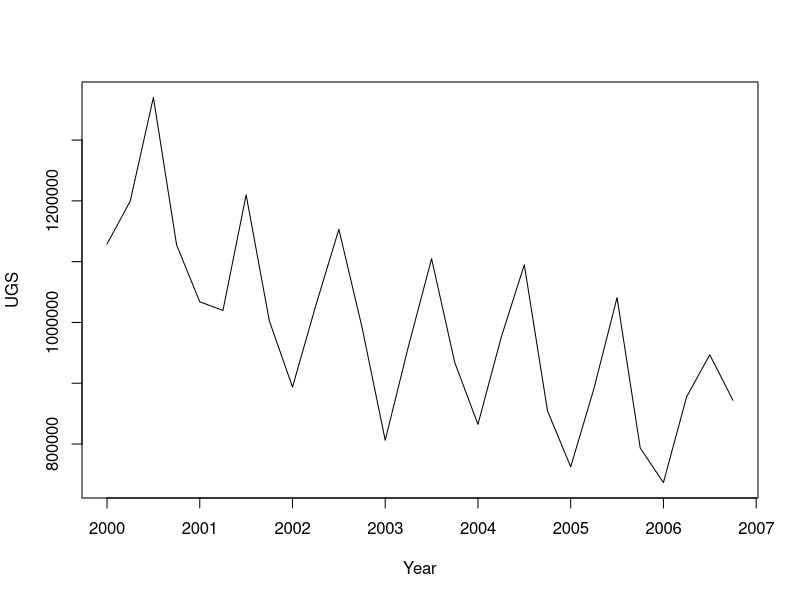
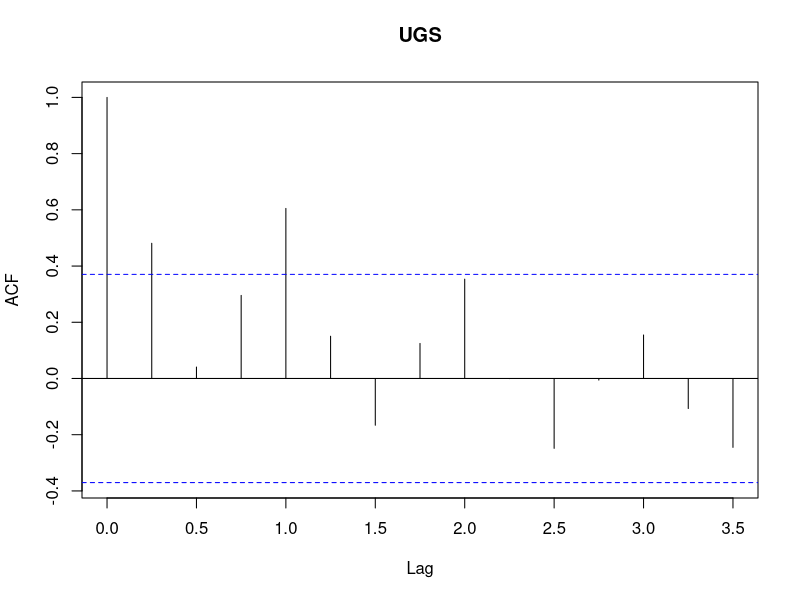
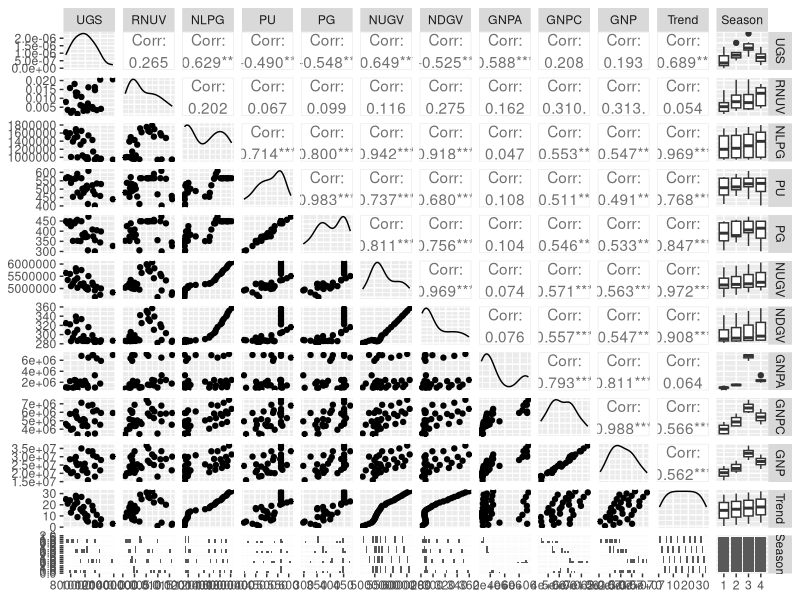
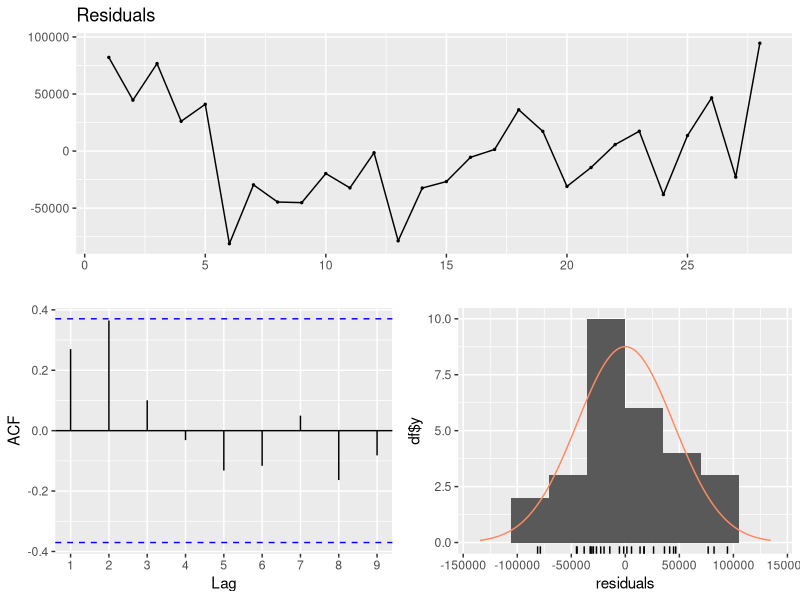
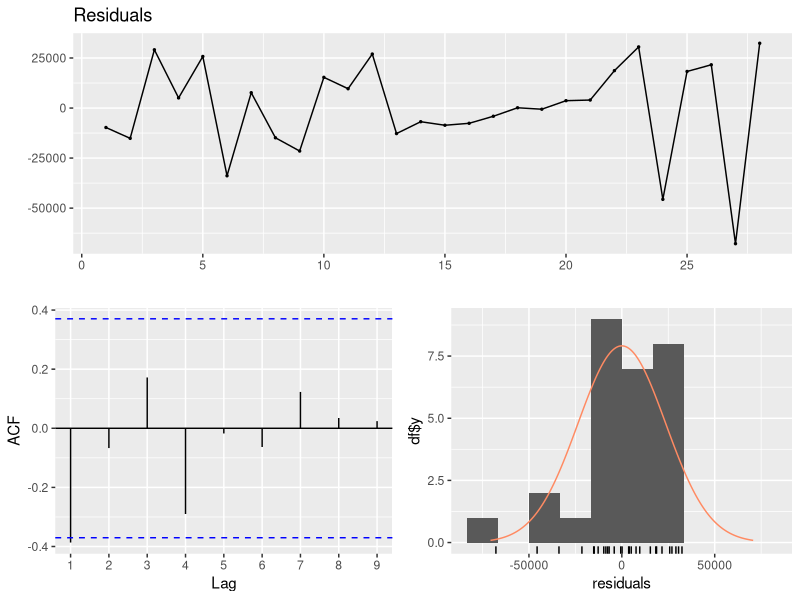
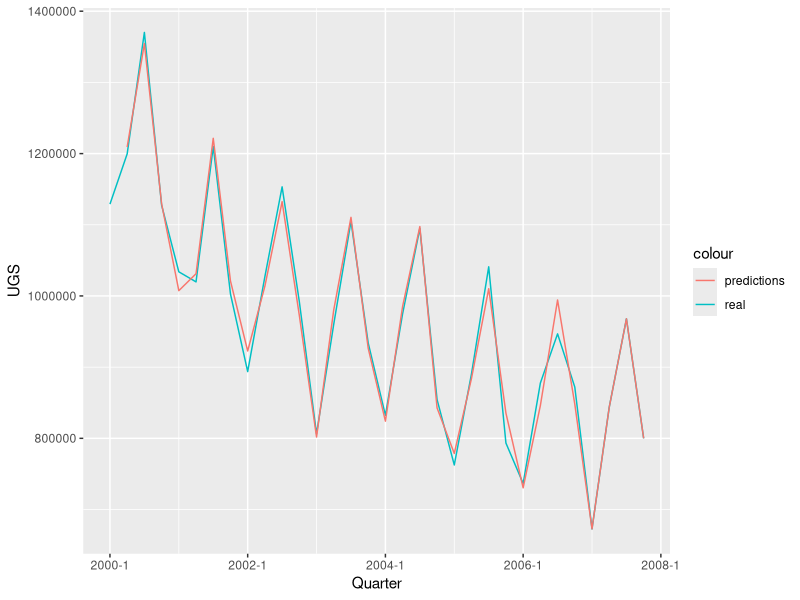
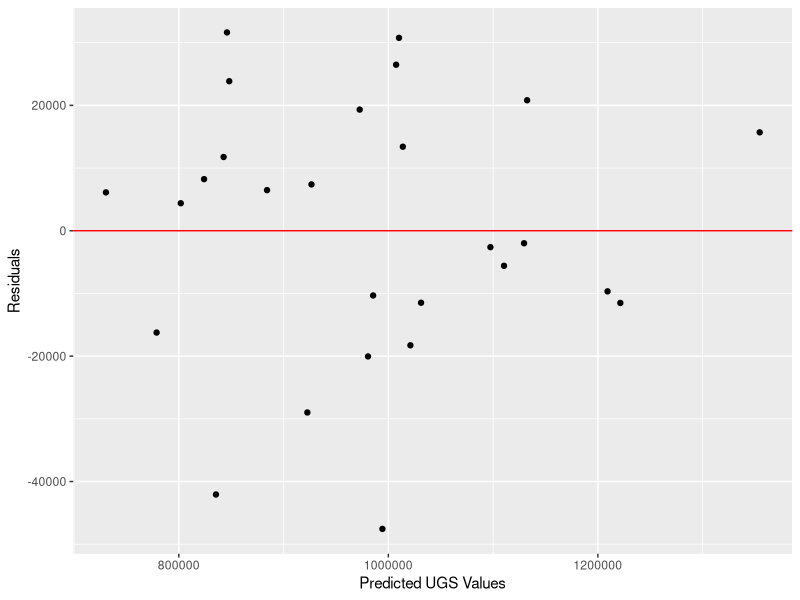
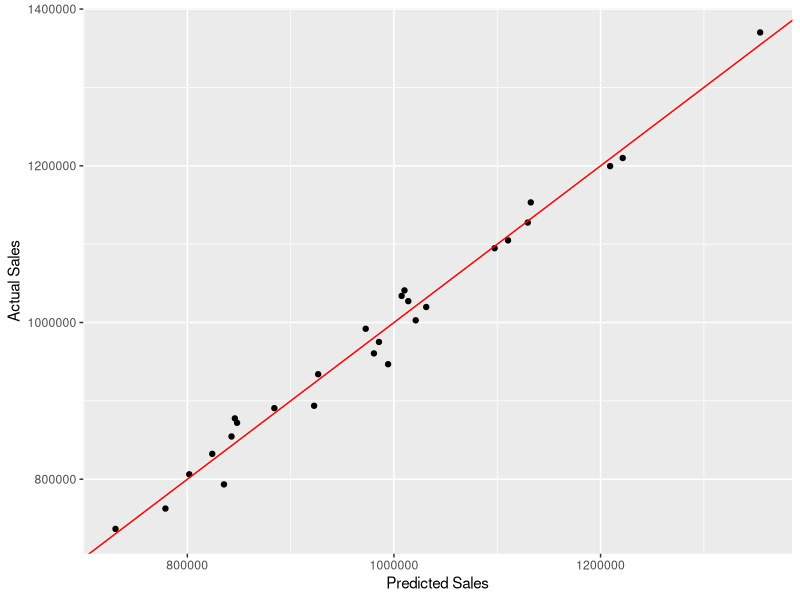

Write R code to recreate these figures, in order.
## ---- chunk 1
knitr::opts_chunk$set(  message     = FALSE,
	                    warning     = FALSE,
                        fig.align   = "center")
## ---- chunk 2

# Library imports

library(ggplot2)
library(GGally)
library(forecast)
library(tidyverse)
library(data.table)
library(zoo)

# Setting the working directory

setwd(getwd())

# Importing the data set

df          <- fread("Data.csv")

colnames(df)<- c("Quarter", "UGS", "RNUV", "NLPG", "PU", "PG",
                 "NUGV", "NDGV", "GNPA", "GNPC", "GNP")

df$Quarter  <- as.yearqtr(df$Quarter,format="%Y_Q%q")

df          <- df    %>%
    
    mutate(across(where(is.character),
                  str_remove_all,
                  pattern = fixed(" ")))    %>%
    
    mutate_if(is.character,as.numeric)
    
str(df)

## ---- chunk 3

UGStsr <- ts(df[,"UGS"][1:28],
             freq = 4,
             start = c(2000,1),
             end = c(2006,4))

ts.plot(UGStsr,
        xlab = "Year",
        ylab = "UGS")

## ---- chunk 4

acf(UGStsr)

## ---- chunk 5

# Inclusion of the trend variable

df[,Trend:=1:.N]

# Encoding the seasonality variable into the data

df$Season <- as.factor(quarter(as.Date(df$Quarter)))

ggpairs(df[,-1])

## ---- chunk 6

# Building the first model with trend and seasonality

model_01 <- lm(UGS~Trend+Season,
              data=df)

summary(model_01)

## ---- chunk 7

checkresiduals(model_01)

## ---- chunk 8

# Adding NUGV

model_02 <- lm(UGS~NUGV+Trend+Season,
              data=df)

# Adding NLPG

model_03 <- lm(UGS~NLPG+NUGV+Trend+Season,
              data=df)

# Adding GNPA

model_04 <- lm(UGS~GNPA+NLPG+NUGV+Trend+Season,
              data=df)

# Adding PG

model_05 <- lm(UGS~PG+GNPA+NLPG+NUGV+Trend+Season,
              data=df)

# Adding NDGV

model_06 <- lm(UGS~NDGV+PG+GNPA+NLPG+NUGV+Trend+Season,
              data=df)

# Adding PU

model_07 <- lm(UGS~PU+NDGV+PG+GNPA+NLPG+NUGV+Trend+Season,
              data=df)

## ---- chunk 9

summary(model_07)

## ---- chunk 10

checkresiduals(model_06)

## ---- chunk 11

# Adding 1 lagged UGS field

df$UGS_1_lagged     <- lag(df$UGS, 1)

model_08            <- lm(UGS~UGS_1_lagged+NDGV+PG+GNPA+NLPG+NUGV+Trend+Season,
                          data=df)

## ---- chunk 12

df$NUGV_reciprocal  <- 1/df$NUGV

model_09            <- lm(UGS~NUGV_reciprocal+UGS_1_lagged+NDGV+PG+GNPA+NLPG+NUGV+Trend+Season,
                          data=df)

summary(model_09)

## ---- chunk 13

# Setting the ninth model as the final model

finalModel <- model_09

## ---- chunk 14

# Making predictions for 2007

for (i in 29: 32){
    
    df$Predictions  <- predict(finalModel, df)
    df$UGS[i]       <- df$Predictions[i]
    
    if (i < 32){
        df$UGS_1_lagged[i+1] <- df$Predictions[i]
    }
}

df[29:32, c("Quarter", "Predictions")]

## ---- chunk 15

ggplot(df, aes(x=Quarter))      +
    
    geom_line(aes(y=UGS,
                  color='real',
                  group = 1))   +
    
    geom_line(aes(y=Predictions,
                  color = 'predictions',
                  group = 1) ) 

## ---- chunk 16

# Residual analysis

df$Residuals <- df$UGS - df$Predictions

ggplot(df[1:28])                        +
    
    geom_point(aes(x = Predictions,
                   y = Residuals))      +
    
    geom_abline(slope = 0,
                color="red")            +
    
    labs(x = "Predicted UGS Values",
         y = "Residuals")

# Actual versus predicted UGS
 
ggplot(df[1:28])                    +
    
    geom_point(aes(x = Predictions,
                   y = UGS))        +
    
    geom_abline(slope = 1,
                color = "red")      +
    
    labs(x = "Predicted Sales",
         y = "Actual Sales")

